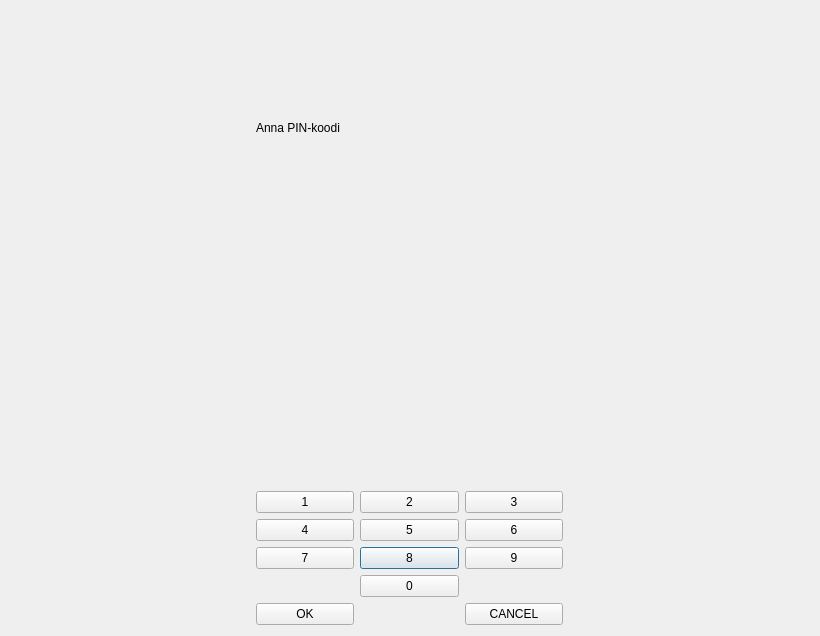
<?xml version="1.0" encoding="UTF-8"?>
<ui version="4.0">
 <class>pinui</class>
 <widget class="QDialog" name="pinui">
  <property name="geometry">
   <rect>
    <x>0</x>
    <y>0</y>
    <width>820</width>
    <height>636</height>
   </rect>
  </property>
  <property name="windowTitle">
   <string>Dialog</string>
  </property>
  <layout class="QGridLayout" name="gridLayout_2">
   <item row="0" column="0">
    <layout class="QVBoxLayout" name="verticalLayout_2">
     <item>
      <widget class="QLabel" name="label">
       <property name="text">
        <string>Anna PIN-koodi</string>
       </property>
      </widget>
     </item>
     <item>
      <widget class="QLabel" name="label_2">
       <property name="text">
        <string/>
       </property>
      </widget>
     </item>
    </layout>
   </item>
   <item row="1" column="0">
    <layout class="QVBoxLayout" name="verticalLayout">
     <item>
      <layout class="QGridLayout" name="gridLayout">
       <item row="2" column="1">
        <widget class="QPushButton" name="push8">
         <property name="minimumSize">
          <size>
           <width>99</width>
           <height>22</height>
          </size>
         </property>
         <property name="maximumSize">
          <size>
           <width>0</width>
           <height>16777215</height>
          </size>
         </property>
         <property name="text">
          <string>8</string>
         </property>
        </widget>
       </item>
       <item row="3" column="1">
        <widget class="QPushButton" name="push0">
         <property name="minimumSize">
          <size>
           <width>99</width>
           <height>22</height>
          </size>
         </property>
         <property name="maximumSize">
          <size>
           <width>0</width>
           <height>16777215</height>
          </size>
         </property>
         <property name="text">
          <string>0</string>
         </property>
        </widget>
       </item>
       <item row="0" column="2">
        <widget class="QPushButton" name="push3">
         <property name="minimumSize">
          <size>
           <width>98</width>
           <height>22</height>
          </size>
         </property>
         <property name="maximumSize">
          <size>
           <width>0</width>
           <height>16777215</height>
          </size>
         </property>
         <property name="text">
          <string>3</string>
         </property>
        </widget>
       </item>
       <item row="1" column="1">
        <widget class="QPushButton" name="push5">
         <property name="minimumSize">
          <size>
           <width>99</width>
           <height>22</height>
          </size>
         </property>
         <property name="maximumSize">
          <size>
           <width>0</width>
           <height>16777215</height>
          </size>
         </property>
         <property name="text">
          <string>5</string>
         </property>
        </widget>
       </item>
       <item row="1" column="2">
        <widget class="QPushButton" name="push6">
         <property name="minimumSize">
          <size>
           <width>98</width>
           <height>22</height>
          </size>
         </property>
         <property name="maximumSize">
          <size>
           <width>0</width>
           <height>16777215</height>
          </size>
         </property>
         <property name="text">
          <string>6</string>
         </property>
        </widget>
       </item>
       <item row="2" column="0">
        <widget class="QPushButton" name="push7">
         <property name="minimumSize">
          <size>
           <width>98</width>
           <height>22</height>
          </size>
         </property>
         <property name="maximumSize">
          <size>
           <width>0</width>
           <height>16777215</height>
          </size>
         </property>
         <property name="text">
          <string>7</string>
         </property>
        </widget>
       </item>
       <item row="2" column="2">
        <widget class="QPushButton" name="push9">
         <property name="minimumSize">
          <size>
           <width>98</width>
           <height>22</height>
          </size>
         </property>
         <property name="maximumSize">
          <size>
           <width>0</width>
           <height>16777215</height>
          </size>
         </property>
         <property name="text">
          <string>9</string>
         </property>
        </widget>
       </item>
       <item row="0" column="0">
        <widget class="QPushButton" name="push1">
         <property name="minimumSize">
          <size>
           <width>98</width>
           <height>22</height>
          </size>
         </property>
         <property name="maximumSize">
          <size>
           <width>0</width>
           <height>16777215</height>
          </size>
         </property>
         <property name="text">
          <string>1</string>
         </property>
        </widget>
       </item>
       <item row="1" column="0">
        <widget class="QPushButton" name="push4">
         <property name="minimumSize">
          <size>
           <width>98</width>
           <height>22</height>
          </size>
         </property>
         <property name="maximumSize">
          <size>
           <width>0</width>
           <height>16777215</height>
          </size>
         </property>
         <property name="text">
          <string>4</string>
         </property>
        </widget>
       </item>
       <item row="0" column="1">
        <widget class="QPushButton" name="push2">
         <property name="minimumSize">
          <size>
           <width>99</width>
           <height>22</height>
          </size>
         </property>
         <property name="maximumSize">
          <size>
           <width>0</width>
           <height>16777215</height>
          </size>
         </property>
         <property name="text">
          <string>2</string>
         </property>
        </widget>
       </item>
       <item row="4" column="2">
        <widget class="QPushButton" name="push_cancel">
         <property name="minimumSize">
          <size>
           <width>98</width>
           <height>22</height>
          </size>
         </property>
         <property name="maximumSize">
          <size>
           <width>0</width>
           <height>16777215</height>
          </size>
         </property>
         <property name="text">
          <string>CANCEL</string>
         </property>
        </widget>
       </item>
       <item row="4" column="0">
        <widget class="QPushButton" name="push_ok">
         <property name="minimumSize">
          <size>
           <width>98</width>
           <height>22</height>
          </size>
         </property>
         <property name="maximumSize">
          <size>
           <width>0</width>
           <height>16777215</height>
          </size>
         </property>
         <property name="text">
          <string>OK</string>
         </property>
        </widget>
       </item>
      </layout>
     </item>
    </layout>
   </item>
  </layout>
 </widget>
 <resources/>
 <connections/>
</ui>
